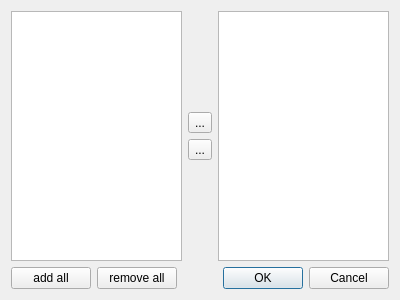
<?xml version="1.0" encoding="UTF-8"?>
<ui version="4.0">
 <class>DialogCsv</class>
 <widget class="QDialog" name="DialogCsv">
  <property name="geometry">
   <rect>
    <x>0</x>
    <y>0</y>
    <width>400</width>
    <height>300</height>
   </rect>
  </property>
  <property name="windowTitle">
   <string>Dialog</string>
  </property>
  <layout class="QVBoxLayout" name="verticalLayout_2">
   <item>
    <layout class="QHBoxLayout" name="horizontalLayout_2">
     <item>
      <widget class="MyTreeView" name="listWidget">
       <property name="dragEnabled">
        <bool>true</bool>
       </property>
       <property name="dragDropMode">
        <enum>QAbstractItemView::DragOnly</enum>
       </property>
       <property name="alternatingRowColors">
        <bool>false</bool>
       </property>
       <property name="selectionMode">
        <enum>QAbstractItemView::ExtendedSelection</enum>
       </property>
       <property name="selectionBehavior">
        <enum>QAbstractItemView::SelectItems</enum>
       </property>
      </widget>
     </item>
     <item>
      <layout class="QVBoxLayout" name="verticalLayout">
       <item>
        <spacer name="verticalSpacer">
         <property name="orientation">
          <enum>Qt::Vertical</enum>
         </property>
         <property name="sizeHint" stdset="0">
          <size>
           <width>20</width>
           <height>40</height>
          </size>
         </property>
        </spacer>
       </item>
       <item>
        <widget class="QToolButton" name="rightButton">
         <property name="text">
          <string>...</string>
         </property>
         <property name="icon">
          <iconset resource="icones.qrc">
           <normaloff>:/icones/rightarrow.png</normaloff>:/icones/rightarrow.png</iconset>
         </property>
        </widget>
       </item>
       <item>
        <widget class="QToolButton" name="leftButton">
         <property name="text">
          <string>...</string>
         </property>
         <property name="icon">
          <iconset resource="icones.qrc">
           <normaloff>:/icones/leftarrow.png</normaloff>:/icones/leftarrow.png</iconset>
         </property>
        </widget>
       </item>
       <item>
        <spacer name="verticalSpacer_2">
         <property name="orientation">
          <enum>Qt::Vertical</enum>
         </property>
         <property name="sizeHint" stdset="0">
          <size>
           <width>20</width>
           <height>40</height>
          </size>
         </property>
        </spacer>
       </item>
      </layout>
     </item>
     <item>
      <widget class="ProjectListWidget" name="listWidget_2">
       <property name="acceptDrops">
        <bool>true</bool>
       </property>
       <property name="dragDropMode">
        <enum>QAbstractItemView::DragDrop</enum>
       </property>
       <property name="selectionMode">
        <enum>QAbstractItemView::ExtendedSelection</enum>
       </property>
      </widget>
     </item>
    </layout>
   </item>
   <item>
    <layout class="QHBoxLayout" name="horizontalLayout">
     <item>
      <widget class="QPushButton" name="add_all">
       <property name="text">
        <string>add all</string>
       </property>
      </widget>
     </item>
     <item>
      <widget class="QPushButton" name="remove_all">
       <property name="text">
        <string>remove all</string>
       </property>
      </widget>
     </item>
     <item>
      <spacer name="horizontalSpacer_2">
       <property name="orientation">
        <enum>Qt::Horizontal</enum>
       </property>
       <property name="sizeHint" stdset="0">
        <size>
         <width>40</width>
         <height>20</height>
        </size>
       </property>
      </spacer>
     </item>
     <item>
      <widget class="QDialogButtonBox" name="buttonBox">
       <property name="orientation">
        <enum>Qt::Horizontal</enum>
       </property>
       <property name="standardButtons">
        <set>QDialogButtonBox::Cancel|QDialogButtonBox::Ok</set>
       </property>
      </widget>
     </item>
    </layout>
   </item>
  </layout>
 </widget>
 <customwidgets>
  <customwidget>
   <class>MyTreeView</class>
   <extends>QTreeView</extends>
   <header location="global">mytreeview.h</header>
  </customwidget>
  <customwidget>
   <class>ProjectListWidget</class>
   <extends>QListWidget</extends>
   <header location="global">projectlistwidget.h</header>
  </customwidget>
 </customwidgets>
 <resources>
  <include location="icones.qrc"/>
 </resources>
 <connections>
  <connection>
   <sender>buttonBox</sender>
   <signal>accepted()</signal>
   <receiver>DialogCsv</receiver>
   <slot>accept()</slot>
   <hints>
    <hint type="sourcelabel">
     <x>248</x>
     <y>254</y>
    </hint>
    <hint type="destinationlabel">
     <x>157</x>
     <y>274</y>
    </hint>
   </hints>
  </connection>
  <connection>
   <sender>buttonBox</sender>
   <signal>rejected()</signal>
   <receiver>DialogCsv</receiver>
   <slot>reject()</slot>
   <hints>
    <hint type="sourcelabel">
     <x>316</x>
     <y>260</y>
    </hint>
    <hint type="destinationlabel">
     <x>286</x>
     <y>274</y>
    </hint>
   </hints>
  </connection>
 </connections>
</ui>
